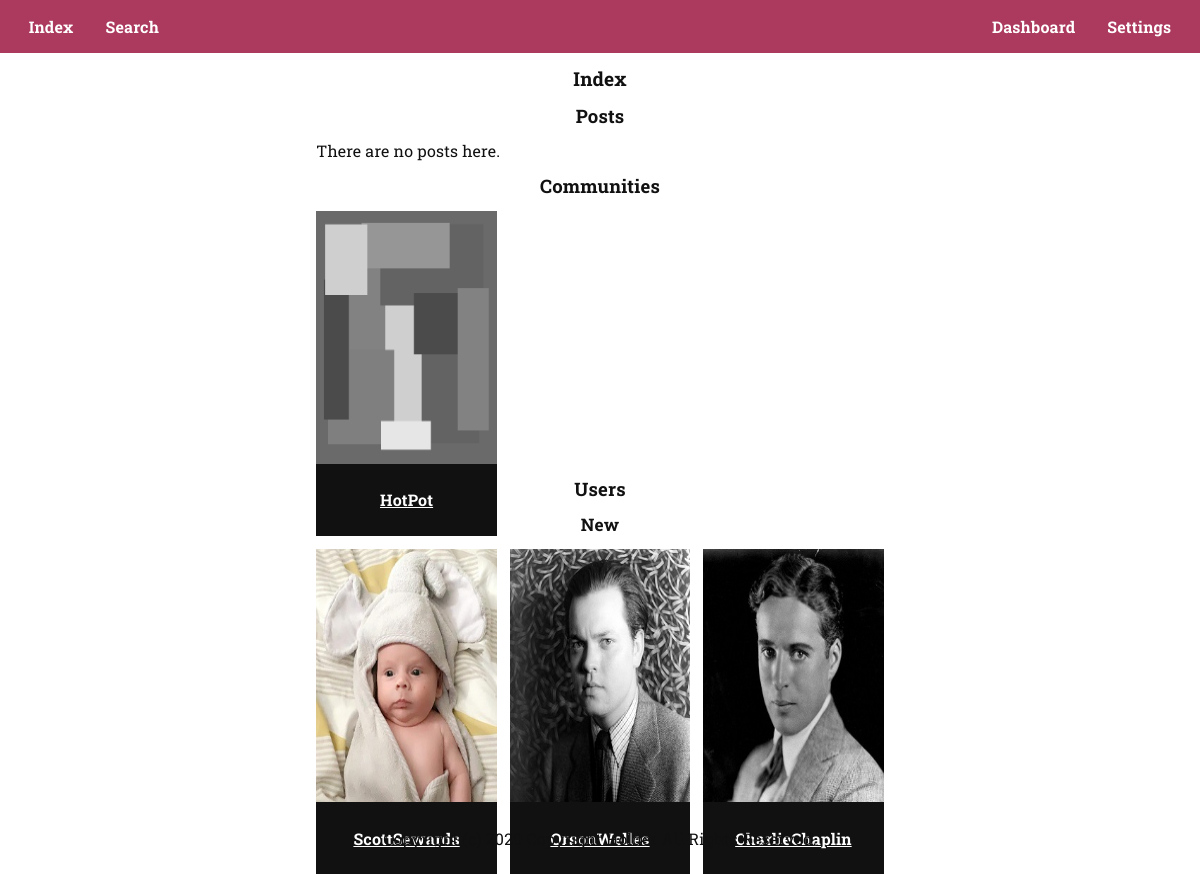
/ (signed in), run on the app's committed database.
### tables this page shows
CREATE TABLE `communities` (
  `id` int(11) NOT NULL,
  `created` date NOT NULL DEFAULT current_timestamp(),
  `created_by` int(11) NOT NULL,
  `admin` int(11) NOT NULL,
  `name` text NOT NULL,
  `description` text NOT NULL,
  `picture` text NOT NULL DEFAULT 'images/picture.png',
  `banner` text NOT NULL DEFAULT 'images/banner.png',
  `subscribers` int(11) NOT NULL DEFAULT 0
);

CREATE TABLE `users` (
  `id` int(11) NOT NULL,
  `created` date NOT NULL DEFAULT current_timestamp(),
  `name` text NOT NULL,
  `email` text NOT NULL,
  `verified` tinyint(1) NOT NULL DEFAULT 0,
  `can_email` tinyint(1) NOT NULL DEFAULT 1,
  `password` text NOT NULL,
  `picture` text NOT NULL DEFAULT 'images/picture.png',
  `banner` text NOT NULL DEFAULT 'images/banner.png'
);

### index.php (the view, shortened to what this page needs)
<?php
require_once("head.php");
?>
<main>
  <h1>Index</h1>
  <section id='posts'>
    <h2>Posts</h2>
    <article id='new-posts'>
      <?php
      $select_posts = mysqli_query($connection, "SELECT * FROM posts ORDER BY id DESC LIMIT 3");
      if(mysqli_num_rows($select_posts) > "0") {
        echo "<div class='posts'>";
        while($fetch = mysqli_fetch_array($select_posts)) {
          $posted = $fetch["posted"];
          $posted_by = $fetch["posted_by"];
          $select_posted_by = mysqli_query($connection, "SELECT name FROM users WHERE id='{$posted_by}'");
          $fetch_posted_by = mysqli_fetch_array($select_posted_by);
          $posted_by = $fetch_posted_by["name"];
          $posted_in = $fetch["posted_in"];
          $select_posted_in = mysqli_query($connection, "SELECT name FROM communities WHERE id='{$posted_in}'");
          $fetch_posted_by = mysqli_fetch_array($select_posted_in);
          $posted_in = $fetch_posted_by["name"];
          $title = $fetch["title"];
          $content = $fetch["content"];
          $likes = $fetch["likes"];
          $dislikes = $fetch["dislikes"];
          echo "
          <div class='post'>
            <p><a href='post.php?title={$title}'>{$title}</a> posted by <a href='user.php?name={$posted_by}'>{$posted_by}</a> in <a href='community.php?name={$posted_in}'>{$posted_in}</a> on {$posted}.</p>
            <p>{$likes} likes and {$dislikes} dislikes.</p>
          </div>";
        }
        echo "</div>";
      } else echo "<p>There are no posts here.</p>";
      ?>
    </article>
  </section>
  <section id='communities'>
    <h2>Communities</h2>
    <article id='new-posts'>
      <div class='communities'>
        <?php
        $select = mysqli_query($connection, "SELECT * FROM communities ORDER BY id DESC LIMIT 5");
        while($fetch = mysqli_fetch_array($select)) {
          $name = $fetch["name"];
          $picture = $fetch["picture"];
          $link = "community.php?name={$name}";
          echo "
          <div class='community'>
            <img src='{$picture}' alt='Picture for {$name}' height='100%' width='100%'/>
            <div class='meta'>
              <p><a href='{$link}'>{$name}</a></p>
            </div>
          </div>";
        }
        ?>
      </div>
    </article>
  </section>
  <section id='users'>
    <h2>Users</h2>
    <article id='new-users'>
      <h4>New</h3>
      <div class='users'>
        <?php
        $select = mysqli_query($connection, "SELECT * FROM users ORDER BY id DESC LIMIT 3");
        while($fetch = mysqli_fetch_assoc($select)) {
          $name = $fetch['name'];
          $picture = $fetch['picture'];
          $link = "user.php?name={$name}";
          echo "
          <div class='user'>
            <img src='{$picture}' alt='Picture for {$name}' height='100%' width='100%'/>
            <div class='meta'>
              <p><a href='{$link}'>{$name}</a></p>
            </div>
          </div>";
        }
        ?>
      </div>
    </article>
  </section>
</main>
<?php
require_once("foot.php");
?>

### data on the page
communities: picture (picture), name "HotPot"
users: picture (picture), name "ScottSewards"
users: picture (picture), name "OrsonWelles"
users: picture (picture), name "CharlieChaplin"
